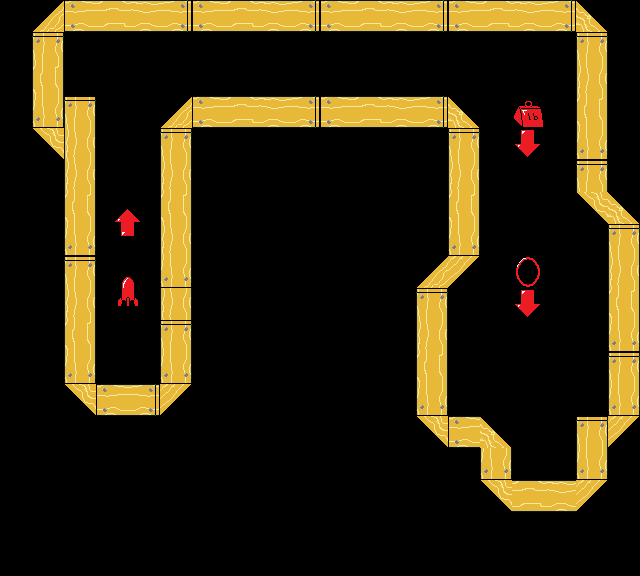

A level layout from a 2D game, rendered from its tile map. Below: a short description, then the map file with its tile-grid data intact:
An orthogonal 20x18 tile map with 32x32 px tiles, 2 tile layers (background, foreground), 2 tilesets and 10 objects (4x fan, 4x spikes, exit, spawn).

<map version="1.0" orientation="orthogonal" renderorder="right-down" width="20" height="18" tilewidth="32" tileheight="32" nextobjectid="50">
 <tileset firstgid="1" name="basic" tilewidth="32" tileheight="32" tilecount="256" columns="16">
  <image source="basic-tiles.png" width="512" height="512" />
 </tileset>
 <tileset firstgid="257" name="objects" tilewidth="32" tileheight="64" tilecount="3" columns="0">
  <tile id="1">
   <image width="32" height="64" source="fan_0.png" />
  </tile>
  <tile id="3">
   <image width="32" height="32" source="exit.png" />
  </tile>
  <tile id="4">
   <image width="32" height="32" source="spawn.png" />
  </tile>
 </tileset>
 <layer name="background" width="20" height="18">
  <data encoding="csv">
0,0,0,0,0,0,0,0,0,0,0,0,0,0,0,0,0,0,0,0,
0,0,0,0,0,0,0,0,0,0,0,0,0,0,0,0,0,0,0,0,
0,0,0,0,0,0,0,0,0,0,0,0,0,0,0,0,0,0,0,0,
0,0,0,0,0,0,0,0,0,0,0,0,0,0,0,0,8,0,0,0,
0,0,0,0,0,0,0,0,0,0,0,0,0,0,0,0,51,0,0,0,
0,0,0,0,0,0,0,0,0,0,0,0,0,0,0,0,0,0,0,0,
0,0,0,56,57,0,0,0,0,0,0,0,0,0,0,0,0,0,0,0,
0,0,0,72,73,0,0,0,0,0,0,0,0,0,0,0,0,0,0,0,
0,0,0,24,25,0,0,0,0,0,0,0,0,0,0,0,9,0,0,0,
0,0,0,40,41,0,0,0,0,0,0,0,0,0,0,0,51,0,0,0,
0,0,0,0,0,0,0,0,0,0,0,0,0,0,0,0,0,0,0,0,
0,0,0,0,0,0,0,0,0,0,0,0,0,0,0,0,0,0,0,0,
0,0,0,0,0,0,0,0,0,0,0,0,0,0,0,0,0,0,0,0,
0,0,0,0,0,0,0,0,0,0,0,0,0,0,0,0,0,0,0,0,
0,0,0,0,0,0,0,0,0,0,0,0,0,0,0,0,0,0,0,0,
0,0,0,0,0,0,0,0,0,0,0,0,0,0,0,0,0,0,0,0,
0,0,0,0,0,0,0,0,0,0,0,0,0,0,0,0,0,0,0,0,
0,0,0,0,0,0,0,0,0,0,0,0,0,0,0,0,0,0,0,0
</data>
 </layer>
 <layer name="foreground" width="20" height="18">
  <data encoding="csv">
0,4,66,67,68,69,66,67,68,69,66,67,68,69,66,67,68,69,5,0,
0,17,0,0,0,0,0,0,0,0,0,0,0,0,0,0,0,0,17,0,
0,49,0,0,0,0,0,0,0,0,0,0,0,0,0,0,0,0,33,0,
0,65,17,0,0,4,66,67,68,69,66,67,68,69,5,0,0,0,49,0,
0,3,33,0,0,17,0,0,0,0,0,0,0,0,17,0,0,0,65,0,
0,0,33,0,0,33,0,0,0,0,0,0,0,0,33,0,0,0,17,0,
0,0,49,0,0,49,0,0,0,0,0,0,0,0,49,0,0,0,3,5,
0,0,65,0,0,33,0,0,0,0,0,0,0,0,65,0,0,0,0,17,
0,0,17,0,0,65,0,0,0,0,0,0,0,4,2,0,0,0,0,33,
0,0,33,0,0,33,0,0,0,0,0,0,0,17,0,0,0,0,0,49,
0,0,49,0,0,17,0,0,0,0,0,0,0,33,0,0,0,0,0,65,
0,0,65,0,0,65,0,0,0,0,0,0,0,49,0,0,0,0,0,17,
0,0,3,66,69,2,0,0,0,0,0,0,0,65,0,0,0,0,0,65,
0,0,0,0,0,0,0,0,0,0,0,0,0,3,66,5,0,0,17,2,
0,0,0,0,0,0,0,0,0,0,0,0,0,0,0,65,0,0,65,0,
0,0,0,0,0,0,0,0,0,0,0,0,0,0,0,3,67,68,2,0,
0,0,0,0,0,0,0,0,0,0,0,0,0,0,0,0,0,0,0,0,
0,0,0,0,0,0,0,0,0,0,0,0,0,0,0,0,0,0,0,0
</data>
 </layer>
 <objectgroup name="objects">
  <object id="23" type="fan" gid="258" x="64" y="96" width="32" height="64" />
  <object id="24" name="exit" type="exit" gid="260" x="528" y="464" width="32" height="32" />
  <object id="25" name="spawn" type="spawn" gid="261" x="112" y="368" width="32" height="32" />
  <object id="31" type="spikes" gid="21" x="448" y="320" width="32" height="32" />
  <object id="38" type="fan" gid="2147483906" x="576" y="288" width="32" height="64" />
  <object id="44" type="spikes" gid="21" x="448" y="352" width="32" height="32" />
  <object id="45" type="spikes" gid="21" x="448" y="384" width="32" height="32" />
  <object id="46" type="spikes" gid="21" x="448" y="416" width="32" height="32" />
  <object id="47" type="fan" gid="2147483906" x="576" y="352" width="32" height="64" />
  <object id="48" type="fan" gid="2147483906" x="576" y="416" width="32" height="64" />
 </objectgroup>
</map>
